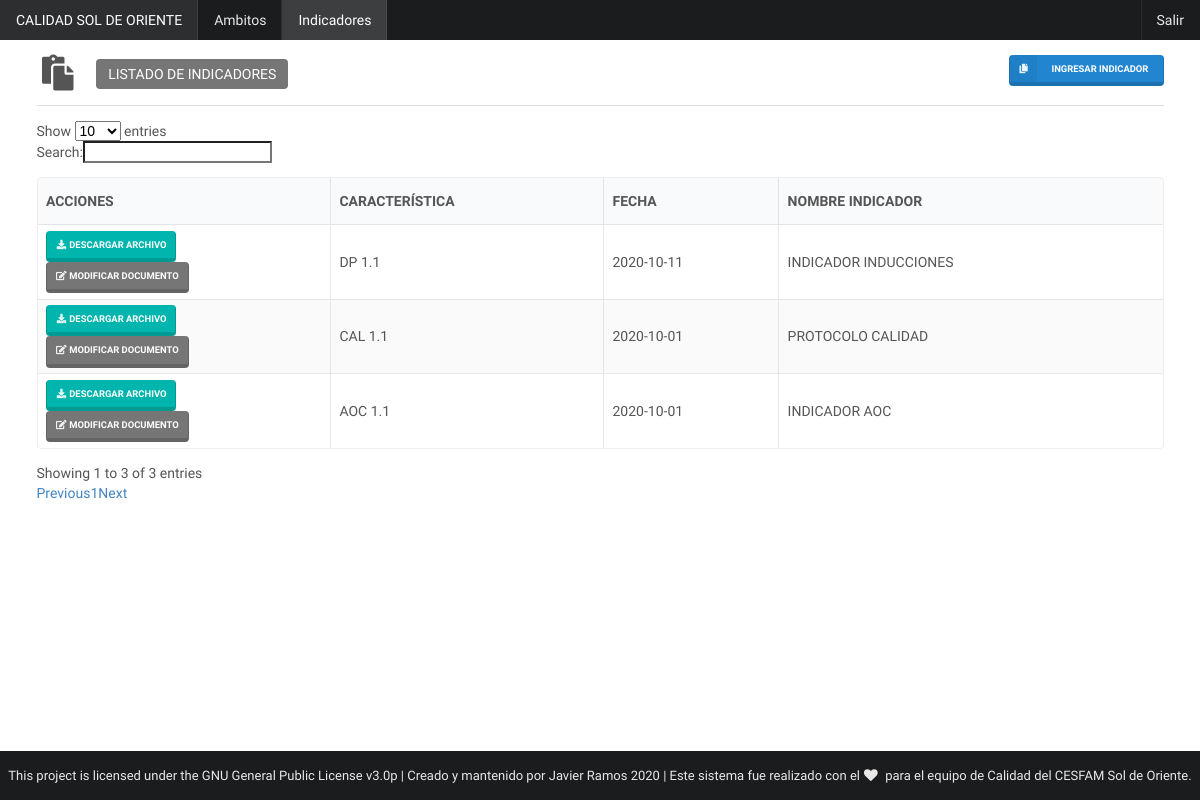
The page /documentos/ (signed in) on the database its author committed.
### documentos/models.py (models this page shows, shortened)
class Documento(models.Model):
    nombre = models.CharField(
        max_length=255, verbose_name="Nombre del documento"
        )
    archivo = models.FileField(
        verbose_name='Archivo', null=True, blank=True, upload_to='documentos'
        )
    caracteristica = models.ForeignKey(
        Caracteristica, verbose_name="Característica", on_delete=models.CASCADE
        )
    funcionario = models.ForeignKey(
        Funcionario, verbose_name="Encargado", on_delete=models.CASCADE
        )
    tipo_documento = models.ForeignKey(
        TipoDocumento, verbose_name="Tipo de documento",
        on_delete=models.CASCADE
        )
    created = models.DateTimeField(
        auto_now_add=True, verbose_name='Fecha de creación'
        )
    updated = models.DateTimeField(
        auto_now=True, verbose_name='Fecha de edición'
        )
    version = models.FloatField(
        verbose_name='Versión del documento'
        )
    vigencia = models.DateField(verbose_name="Fecha de realización")

### caracteristicas/models.py (models this page shows)
class Caracteristica(models.Model):
    nombre = models.CharField(
        verbose_name='Nombre de Caracteristica', max_length=100
        )
    funcionario = models.ForeignKey(
        Funcionario, verbose_name="Encargado", on_delete=models.CASCADE,
        blank=True, null=True,
        related_name='caracteristica_funcionario'
        )
    subrogante = models.ForeignKey(
        Funcionario, verbose_name="Subrogante", on_delete=models.CASCADE,
        blank=True, null=True,
        related_name='caracteristica_subrogante'
        )
    ambito = models.ForeignKey(
        Ambito, verbose_name="Ámbito", on_delete=models.CASCADE
        )
    denominacion = RichTextField(
        verbose_name='Denomiación'
        )
    TIPO_CHOICES = (
        ('OBLIGATORIA', 'OBLIGATORIA'),
        ('NO OBLIGATORIA', 'NO OBLIGATORIA')
    )
    tipo = models.CharField(
        verbose_name="Tipo de caracteristica", choices=TIPO_CHOICES,
        max_length=15, null=True, blank=True
        )
    numero = models.FloatField(
        verbose_name='Número de Característica'
        )
    fecha_actualizacion = models.DateField(
        verbose_name='Fecha de última actualización', default='2018-11-13'
        )
    created = models.DateTimeField(
        auto_now_add=True, verbose_name='Fecha de creación'
        )
    updated = models.DateTimeField(
        auto_now=True, verbose_name='Fecha de edición'
        )
    class Meta:
        verbose_name = 'Característica'
        verbose_name_plural = 'Características'
        ordering = ['ambito', 'numero']
    def __str__(self):
        return self.nombre

### documentos/views.py (the view)
# urls.py: path('', DocumentoList.as_view(), name='documentos'),
@method_decorator(login_required(), name='dispatch')
class DocumentoList(ListView):
    model = Documento

### templates/documentos/documento_list.html (shortened to what this page needs)
{% extends 'core/base.html' %}
{% load static %}
{% block content %}
<div class="ui container">
  <h2 class="ui header floated left">
    <i class="clipboard check icon"></i>
    <div class="content">{{ caracteristica.nombre }}
      <div class="ui grey large label">LISTADO DE INDICADORES</div>
    </div>
  </h2>
     {% if request.user.is_staff %}
  <a class="ui right floated mini blue labeled icon button"
     data-tooltip="Ingresar Indicador"
     data-inverted=""
     data-position="bottom center"
     href="{% url 'documentos:crear' %}">
    <i class="copy outline icon"></i>
    INGRESAR INDICADOR
  </a>
  {% endif %}
  <div class="ui divider clearing"></div>
  <div>
    <table id="documentos" class="ui celled very compact table bordered striped">
      <thead>
      <tr>
        <th>ACCIONES</th>
        <th>CARACTERÍSTICA</th>
        <th>FECHA</th>
        <th>NOMBRE INDICADOR</th>
      </tr>
      </thead>
      <tbody>
      {% for documento in documento_list %}
      <tr>
        <td style="width: 26%">
          <a class="ui mini icon teal button"
             href="#"
             data-tooltip="Descargar Documentos"
             data-inverted=""
             data-position="bottom center">
            <i class="download icon"></i>
            Descargar Archivo
          </a>
          {% if request.user.is_staff %}
          <a class="ui mini icon grey button"
             href="#"
             data-tooltip="Modificar Documento"
             data-inverted=""
             data-position="bottom center">
            <i class="edit icon"></i>
            Modificar Documento
          </a>
          {% endif %}
        </td>
        <td>{{ documento.caracteristica }}</td>
        <td>{{ documento.vigencia | upper }}</td>
        <td>{{ documento.nombre | upper }}</td>
      </tr>
      {% endfor %}
    </table>
  </div>
</div>
</div>
{% endblock %}

### rows shown on the page
Documento: caracteristica "DP 1.1", vigencia "2020-10-11", nombre "INDICADOR INDUCCIONES"
Documento: caracteristica "CAL 1.1", vigencia "2020-10-01", nombre "PROTOCOLO CALIDAD"
Documento: caracteristica "AOC 1.1", vigencia "2020-10-01", nombre "INDICADOR AOC"
